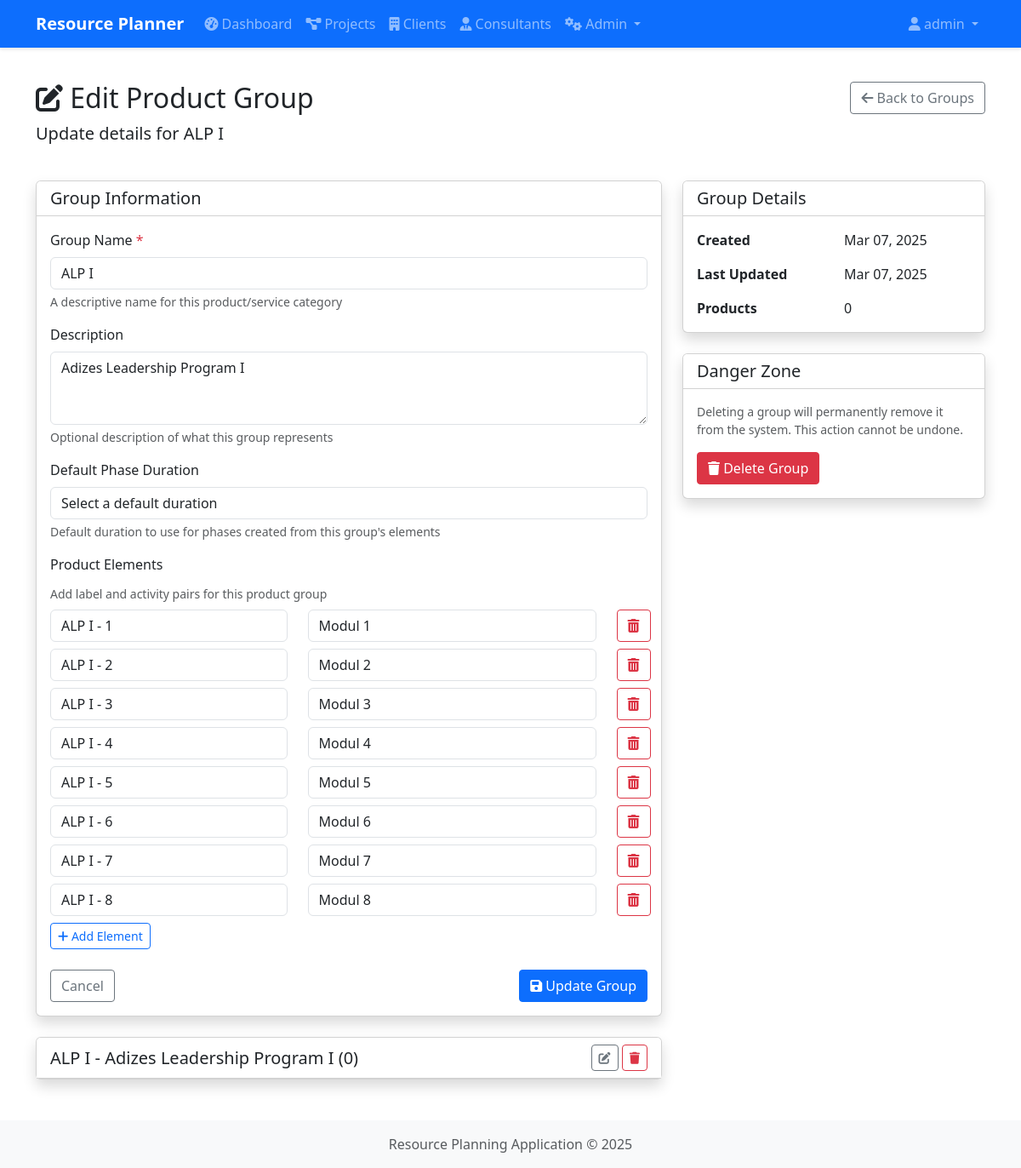
The page /catalog/groups/group/1 (signed in) on the database its author committed.
### app/models.py (models this page shows, shortened)
class User(db.Model, UserMixin):
    __tablename__ = 'users'
    id = db.Column(db.Integer, primary_key=True)
    username = db.Column(db.String(80), unique=True, nullable=False)
    email = db.Column(db.String(120), unique=True, nullable=False)
    password_hash = db.Column(db.String(128))
    first_name = db.Column(db.String(50))
    last_name = db.Column(db.String(50))
    created_at = db.Column(db.DateTime, default=datetime.utcnow)
    is_active = db.Column(db.Boolean, default=True)
    updated_at = db.Column(db.DateTime, default=datetime.utcnow, onupdate=datetime.utcnow)
    consultants = db.relationship('Consultant', backref='user', lazy=True)
    roles = db.relationship('Role', secondary='user_roles', backref=db.backref('users', lazy=True))

class ProductGroup(db.Model):
    __tablename__ = 'product_groups'
    id = db.Column(db.Integer, primary_key=True)
    name = db.Column(db.String(100), nullable=False)
    description = db.Column(db.Text)
    duration_id = db.Column(db.Integer, db.ForeignKey('list_items.id', ondelete='SET NULL'), nullable=True)
    created_at = db.Column(db.DateTime, default=datetime.utcnow)
    updated_at = db.Column(db.DateTime, default=datetime.utcnow, onupdate=datetime.utcnow)
    products = db.relationship('ProductService', backref='group', lazy=True)
    elements = db.relationship('ProductElement', backref='group', lazy=True, cascade='all, delete-orphan')
    duration = db.relationship('ListItem', foreign_keys=[duration_id])

class ProductElement(db.Model):
    __tablename__ = 'product_elements'
    id = db.Column(db.Integer, primary_key=True)
    label = db.Column(db.String(100), nullable=False)
    activity = db.Column(db.String(255), nullable=False)
    group_id = db.Column(db.Integer, db.ForeignKey('product_groups.id', ondelete='CASCADE'), nullable=False)
    created_at = db.Column(db.DateTime, default=datetime.utcnow)
    updated_at = db.Column(db.DateTime, default=datetime.utcnow, onupdate=datetime.utcnow)

### app/routes/catalog.py (the view, shortened to what this page needs)
@catalog_bp.route('/groups/group/<int:group_id>', methods=['GET', 'POST'])
@catalog_bp.route('/groups/group/new', methods=['GET', 'POST'])
@login_required
@manager_required
def manage_group(group_id=None):
    group = ProductGroup.query.get_or_404(group_id) if group_id else None
    phase_durations_list = List.query.filter_by(name='PhaseDuration').first()
    phase_durations = phase_durations_list.items if phase_durations_list else []
    products = []
    elements = []
    if group:
        products = ProductService.query.filter_by(group_id=group.id).all()
        elements = ProductElement.query.filter_by(group_id=group.id).all()
    return render_template('catalog/group_form.html', group=group, products=products, elements=elements, phase_durations=phase_durations)

### app/routes/catalog.py (called while the page is built)
def user_has_role(user, role_name):
    return utils_user_has_role(user, role_name)

def manager_required(f):
    @wraps(f)
    def decorated_function(*args, **kwargs):
        if not current_user.is_authenticated or not (user_has_role(current_user, 'Admin') or user_has_role(current_user, 'Manager') or current_user.username == 'admin'):
            flash('You do not have permission to access this page.', 'danger')
            return redirect(url_for('catalog.list_products'))
        return f(*args, **kwargs)
    return decorated_function

### app/utils.py (called while the page is built, shortened)
def user_has_role(user, role_name):
    if not user or not user.is_authenticated:
        return False
    try:
        role = Role.query.filter_by(name=role_name).first()
        if role and role in user.roles:
            return True
    except SQLAlchemyError as e:
        current_app.logger.error(f"Error checking role {role_name} for user {user.username}: {str(e)}")
        if role_name == 'Admin' and user.username == 'admin':
            return True
    return False

### app/templates/catalog/group_form.html (shortened to what this page needs)
{% extends 'base.html' %}
{% block content %}
<div class="row mb-4">
    <div class="col">
        <h1 class="h2">
            <i class="fas fa-{{ 'edit' if group else 'plus-circle' }}"></i> {{ 'Edit' if group else 'Create' }} Product Group
        </h1>
        <p class="lead">{% if group %}Update details for {{ group.name }}{% else %}Add a new category for products and services{% endif %}</p>
    </div>
    <div class="col-auto">
        <a href="{{ url_for('catalog.list_groups') }}" class="btn btn-outline-secondary">
            <i class="fas fa-arrow-left"></i> Back to Groups
        </a>
    </div>
</div>
<div class="row">
    <div class="col-md-8">
        <div class="card shadow mb-4">
            <div class="card-header bg-white">
                <h5 class="mb-0">Group Information</h5>
            </div>
            <div class="card-body">
                <form method="POST" action="{{ url_for('catalog.manage_group', group_id=group.id) if group else url_for('catalog.manage_group') }}">
                    <div class="mb-3">
                        <label for="name" class="form-label">Group Name <span class="text-danger">*</span></label>
                        <input type="text" class="form-control" id="name" name="name" value="{{ group.name if group else '' }}" required>
                        <div class="form-text">A descriptive name for this product/service category</div>
                    </div>
                    <div class="mb-3">
                        <label for="description" class="form-label">Description</label>
                        <textarea class="form-control" id="description" name="description" rows="3">{{ group.description if group else '' }}</textarea>
                        <div class="form-text">Optional description of what this group represents</div>
                    </div>
                    <div class="mb-3">
                        <label for="duration_id" class="form-label">Default Phase Duration</label>
                        <select class="form-control" id="duration_id" name="duration_id">
                            <option value="">Select a default duration</option>
                        </select>
                        <div class="form-text">Default duration to use for phases created from this group's elements</div>
                    </div>
                    <div class="mb-4">
                        <label class="form-label">Product Elements</label>
                        <div class="form-text mb-2">Add label and activity pairs for this product group</div>
                        <div id="elementsContainer">
                            {% if elements %}
                                {% for element in elements %}
                                <div class="row mb-2 element-row">
                                    <div class="col-5">
                                        <input type="text" class="form-control" name="element_label[]" placeholder="Label" value="{{ element.label }}">
                                    </div>
                                    <div class="col-6">
                                        <input type="text" class="form-control" name="element_activity[]" placeholder="Activity" value="{{ element.activity }}">
                                    </div>
                                    <div class="col-1">
                                        <button type="button" class="btn btn-outline-danger delete-element">
                                            <i class="fas fa-trash-alt"></i>
                                        </button>
                                    </div>
                                </div>
                                {% endfor %}
                            {% endif %}
                        </div>
                        <div class="mt-2">
                            <button type="button" id="addElementBtn" class="btn btn-sm btn-outline-primary">
                                <i class="fas fa-plus"></i> Add Element
                            </button>
                        </div>
                    </div>
                    <div class="d-flex justify-content-between mt-4">
                        <a href="{{ url_for('catalog.list_groups') }}" class="btn btn-outline-secondary">
                            Cancel
                        </a>
                        <button type="submit" class="btn btn-primary">
                            <i class="fas fa-save"></i> {{ 'Update' if group else 'Create' }} Group
                        </button>
                    </div>
                </form>
            </div>
        </div>
        {% if group %}
        <div class="card shadow">
            <div class="card-header bg-white d-flex justify-content-between align-items-center">
                <h5 class="mb-0" data-toggle="collapse" data-target="#group-{{ group.id }}-details" aria-expanded="false" aria-controls="group-{{ group.id }}-details">
                    {{ group.name }} - {{ group.description }} ({{ group.products|length }})
                </h5>
                <div>
                    <button class="btn btn-outline-secondary btn-sm" data-toggle="collapse" data-target="#group-{{ group.id }}-details" aria-expanded="false" aria-controls="group-{{ group.id }}-details">
                        <i class="fas fa-edit"></i>
                    </button>
                    <button class="btn btn-outline-danger btn-sm" data-bs-toggle="modal" data-bs-target="#deleteGroupModal">
                        <i class="fas fa-trash"></i>
                    </button>
                </div>
            </div>
        </div>
        {% endif %}
    </div>
    {% if not group %}
    <div class="col-md-4">
        <div class="card shadow">
            <div class="card-header bg-white">
                <h5 class="mb-0">About Product Groups</h5>
            </div>
            <div class="card-body">
                <p>Product groups help you organize your catalog items into logical categories.</p>
                <p>Examples of product groups might include:</p>
                <ul>
                    <li>Software Licenses</li>
                    <li>Hardware</li>
                    <li>Consulting Services</li>
                    <li>Training</li>
                    <li>Support Services</li>
                </ul>
                <p class="mb-0">After creating a group, you can assign products and services to it.</p>
            </div>
        </div>
    </div>
    {% else %}
    <div class="col-md-4">
        <div class="card shadow mb-4">
            <div class="card-header bg-white">
                <h5 class="mb-0">Group Details</h5>
            </div>
            <div class="card-body">
                <div class="row mb-3">
                    <div class="col-6 fw-bold">Created</div>
                    <div class="col-6">{{ group.created_at.strftime('%b %d, %Y') }}</div>
                </div>
                <div class="row mb-3">
                    <div class="col-6 fw-bold">Last Updated</div>
                    <div class="col-6">{{ group.updated_at.strftime('%b %d, %Y') }}</div>
                </div>
                <div class="row">
                    <div class="col-6 fw-bold">Products</div>
                    <div class="col-6">{{ group.products|length }}</div>
                </div>
            </div>
        </div>
        <div class="card shadow">
            <div class="card-header bg-white">
                <h5 class="mb-0">Danger Zone</h5>
            </div>
            <div class="card-body">
                <p class="text-muted small">Deleting a group will permanently remove it from the system. This action cannot be undone.</p>
                {% if group.products|length > 0 %}
                <div class="alert alert-warning">
                    <i class="fas fa-exclamation-triangle"></i> This group has {{ group.products|length }} associated product(s) and cannot be deleted.
                </div>
                {% else %}
                <button type="button" class="btn btn-danger" data-bs-toggle="modal" data-bs-target="#deleteGroupModal">
                    <i class="fas fa-trash"></i> Delete Group
                </button>
                {% endif %}
            </div>
        </div>
    </div>
    {% endif %}
</div>
{% endblock %}

### app/templates/base.html (shortened to what this page needs)
<!DOCTYPE html>
<html lang="en">
<head>
    <link href="https://cdn.jsdelivr.net/npm/bootstrap@5.3.0-alpha1/dist/css/bootstrap.min.css" rel="stylesheet">
    <link rel="stylesheet" href="https://cdnjs.cloudflare.com/ajax/libs/font-awesome/6.0.0/css/all.min.css">
    <link rel="stylesheet" href="{{ url_for('static', filename='css/style.css') }}">
</head>
<body>
    <nav class="navbar navbar-expand-lg navbar-dark bg-primary">
        <div class="container">
            <a class="navbar-brand" href="{{ url_for('index') }}">Resource Planner</a>
            <div class="collapse navbar-collapse" id="navbarNav">
                {% if current_user.is_authenticated %}
                <ul class="navbar-nav me-auto">
                    <li class="nav-item">
                        <a class="nav-link" href="{{ url_for('admin.dashboard') }}">
                            <i class="fas fa-tachometer-alt"></i> Dashboard
                        </a>
                    </li>
                    <li class="nav-item">
                        <a class="nav-link" href="{{ url_for('projects.list_projects') }}">
                            <i class="fas fa-project-diagram"></i> Projects
                        </a>
                    </li>
                    <li class="nav-item">
                        <a class="nav-link" href="{{ url_for('clients.list_clients') }}">
                            <i class="fas fa-building"></i> Clients
                        </a>
                    </li>
                    <li class="nav-item">
                        <a class="nav-link" href="{{ url_for('consultants.list_consultants') }}">
                            <i class="fas fa-user-tie"></i> Consultants
                        </a>
                    </li>
                    {% if 'Admin' in current_user.roles|map(attribute='name') or 'Manager' in current_user.roles|map(attribute='name') %}
                    <li class="nav-item dropdown">
                        <a class="nav-link dropdown-toggle" href="#" id="adminDropdown" role="button" data-bs-toggle="dropdown" aria-expanded="false">
                            <i class="fas fa-cogs"></i> Admin
                        </a>
                    </li>
                    {% endif %}
                </ul>
                <ul class="navbar-nav">
                    <li class="nav-item dropdown">
                        <a class="nav-link dropdown-toggle" href="#" id="userDropdown" role="button" data-bs-toggle="dropdown" aria-expanded="false">
                            <i class="fas fa-user"></i> {{ current_user.username }}
                        </a>
                    </li>
                </ul>
                {% endif %}
            </div>
        </div>
    </nav>
    <div class="container mt-4">
        {% block content %}{% endblock %}
    </div>
    <footer class="footer mt-5 py-3 bg-light">
        <div class="container text-center">
            <span class="text-muted">Resource Planning Application &copy; {{ now.year }}</span>
        </div>
    </footer>
</body>
</html>

### app/static/css/style.css (style rules this page uses)
body { min-height: 100vh; display: flex; flex-direction: column; }
.footer { margin-top: auto; }
.card { transition: transform 0.3s ease; box-shadow: 0 4px 6px rgba(0, 0, 0, 0.1); }
.btn { border-radius: 0.25rem; }
.navbar { box-shadow: 0 2px 4px rgba(0, 0, 0, 0.1); }
.navbar-brand { font-weight: bold; }

### rows shown on the page
User: username "admin"
ProductGroup: name "ALP I", description "Adizes Leadership Program I", created_at "Mar 07, 2025", updated_at "Mar 07, 2025"
ProductElement: label "ALP I - 1", activity "Modul 1"
ProductElement: label "ALP I - 2", activity "Modul 2"
ProductElement: label "ALP I - 3", activity "Modul 3"
ProductElement: label "ALP I - 4", activity "Modul 4"
ProductElement: label "ALP I - 5", activity "Modul 5"
ProductElement: label "ALP I - 6", activity "Modul 6"
ProductElement: label "ALP I - 7", activity "Modul 7"
ProductElement: label "ALP I - 8", activity "Modul 8"

### other values the page prints
{{ 'Edit' if group else 'Create' }} "Edit"
{{ 'Update' if group else 'Create' }} "Update"
{{ group.products|length }} "0"
